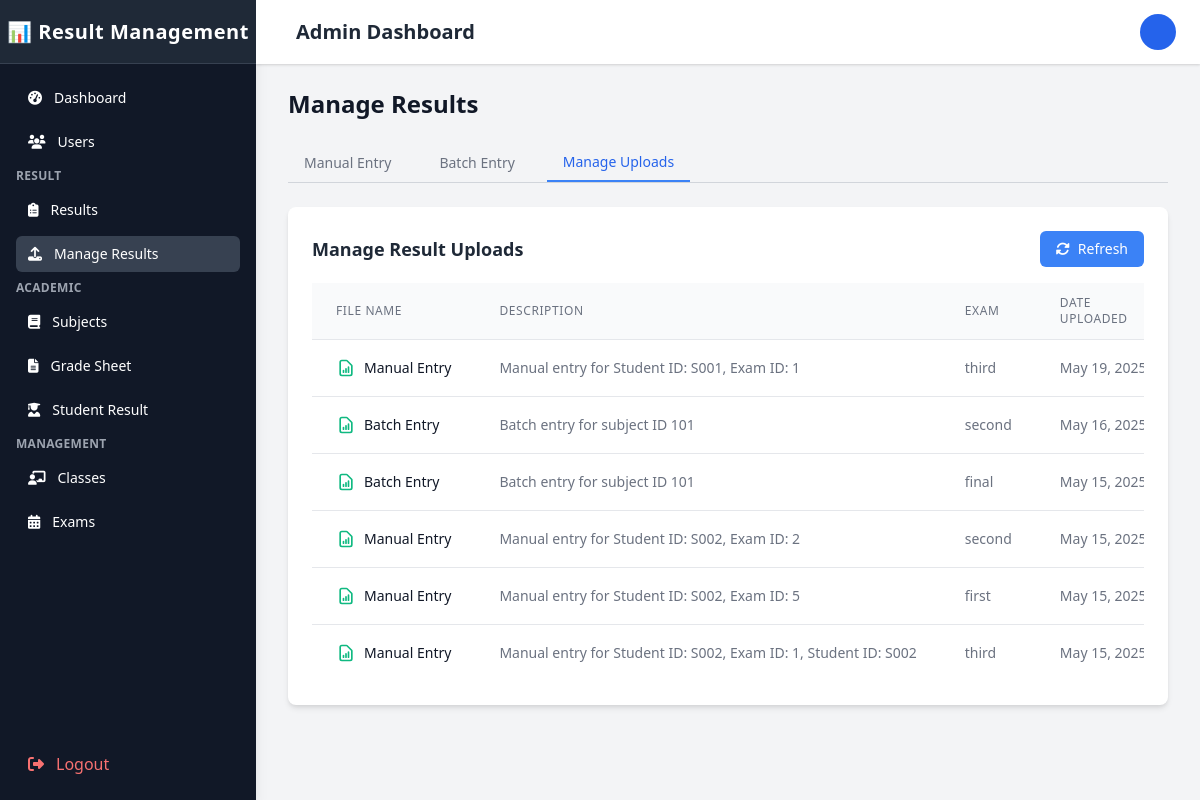
Before: /Admin/manage_results.php?tab=manage (signed in) with the older database file.
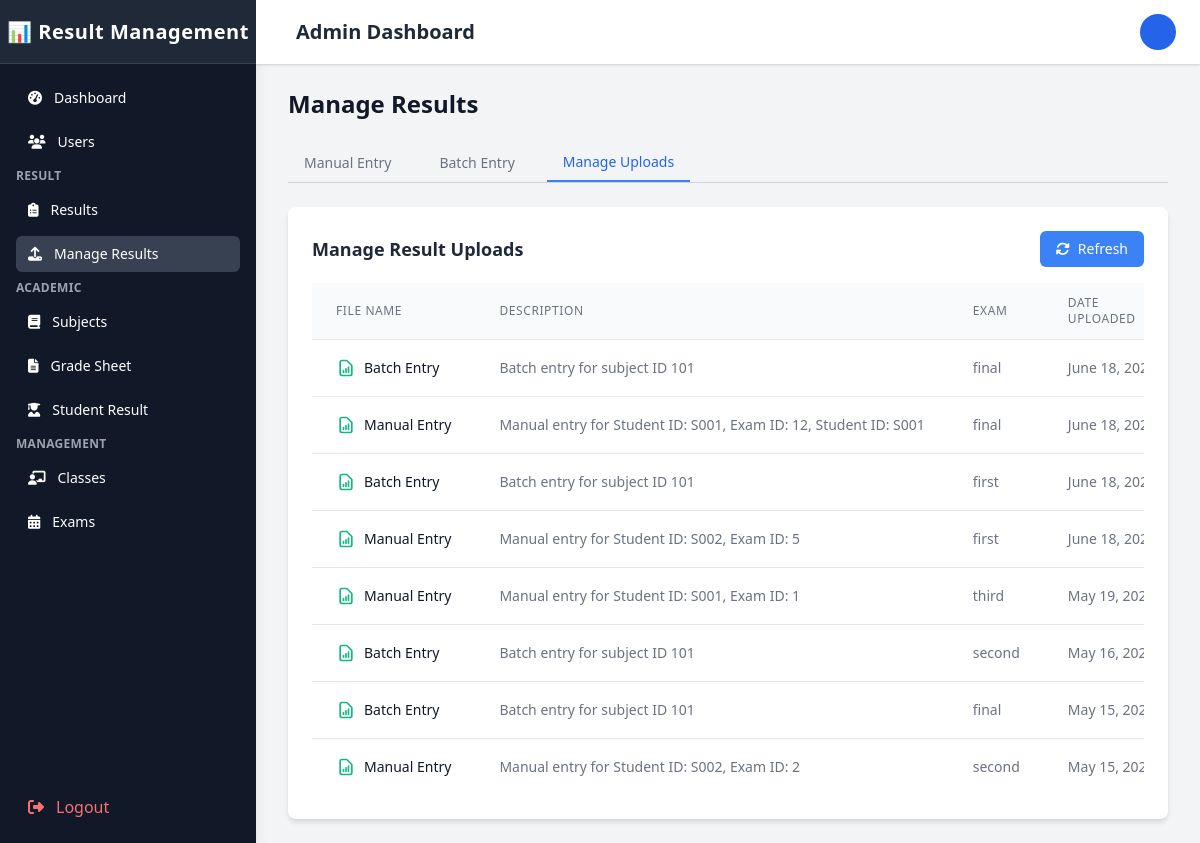
After: the same page with the newer database file.
### tables this page shows
CREATE TABLE `result_uploads` (
  `id` int(11) NOT NULL,
  `file_name` varchar(255) NOT NULL,
  `description` text DEFAULT NULL,
  `status` enum('Draft','Published','Archived','Error') NOT NULL DEFAULT 'Draft',
  `uploaded_by` int(11) NOT NULL,
  `upload_date` datetime NOT NULL,
  `student_count` int(11) NOT NULL DEFAULT 0,
  `success_count` int(11) NOT NULL DEFAULT 0,
  `error_count` int(11) NOT NULL DEFAULT 0,
  `error_details` text DEFAULT NULL,
  `is_manual_entry` tinyint(1) NOT NULL DEFAULT 0,
  `exam_id` int(11) DEFAULT NULL,
  `class_id` int(11) DEFAULT NULL,
  `created_at` timestamp NOT NULL DEFAULT current_timestamp(),
  `updated_at` timestamp NOT NULL DEFAULT current_timestamp() ON UPDATE current_timestamp()
);

CREATE TABLE `exams` (
  `exam_id` int(11) NOT NULL,
  `exam_name` varchar(100) NOT NULL,
  `exam_type` enum('midterm','final','quiz','assignment','project','other','First Terminal','Second Terminal','Third Terminal','Final Terminal') NOT NULL,
  `class_id` int(11) DEFAULT NULL,
  `start_date` date DEFAULT NULL,
  `end_date` date DEFAULT NULL,
  `total_marks` int(11) NOT NULL,
  `passing_marks` int(11) NOT NULL,
  `academic_year` varchar(20) NOT NULL,
  `description` text DEFAULT NULL,
  `status` enum('upcoming','ongoing','completed','cancelled') DEFAULT 'upcoming',
  `exam_date` date DEFAULT NULL,
  `is_active` tinyint(1) NOT NULL DEFAULT 1,
  `created_at` timestamp NOT NULL DEFAULT current_timestamp(),
  `updated_at` timestamp NOT NULL DEFAULT current_timestamp() ON UPDATE current_timestamp(),
  `results_published` tinyint(1) NOT NULL DEFAULT 0 COMMENT 'Flag indicating if results are published (1) or not (0)'
);

### Admin/manage_results.php (the view, shortened to what this page needs)
<?php
$conn = new mysqli('localhost', 'root', '', 'result_management');
$uploadsQuery = "SELECT ru.*, u.full_name as uploaded_by_name, e.exam_name, c.class_name, c.section
                FROM result_uploads ru
                LEFT JOIN users u ON ru.uploaded_by = u.user_id
                LEFT JOIN exams e ON ru.exam_id = e.exam_id
                LEFT JOIN classes c ON ru.class_id = c.class_id
                ORDER BY ru.upload_date DESC";
$uploads = $conn->query($uploadsQuery);
$activeTab = isset($_GET['tab']) ? $_GET['tab'] : 'manual';
?>
<!DOCTYPE html>
<html lang="en">
<head>
    <link rel="stylesheet" href="https://cdnjs.cloudflare.com/ajax/libs/font-awesome/6.4.0/css/all.min.css">
    <script src="https://cdn.tailwindcss.com"></script>
</head>
<body class="bg-gray-100" id="body">
    <div class="flex h-screen overflow-hidden">
        <?php include 'sidebar.php'; ?>
        <div class="flex flex-col flex-1 w-0 overflow-hidden">
            <?php include 'topBar.php'; ?>
            <main class="flex-1 relative overflow-y-auto focus:outline-none">
                <div class="py-6">
                    <div class="max-w-7xl mx-auto px-4 sm:px-6 md:px-8">
                        <h1 class="text-2xl font-semibold text-gray-900">Manage Results</h1>
                        <div class="mb-6 mt-6">
                            <div class="border-b border-gray-300">
                                <nav class="flex space-x-4" role="tablist">
                                    <button onclick="showTab('manual')" id="tab-manual"
                                        class="tab-button px-4 py-2 text-sm font-medium transition-colors
                <?php echo $activeTab == 'manual' ? 'border-b-2 border-blue-500 text-blue-600' : 'border-transparent text-gray-500 hover:text-blue-500'; ?>">
                                        Manual Entry
                                    </button>
                                    <button onclick="showTab('batch')" id="tab-batch"
                                        class="tab-button px-4 py-2 text-sm font-medium transition-colors
                <?php echo $activeTab == 'batch' ? 'border-b-2 border-blue-500 text-blue-600' : 'border-transparent text-gray-500 hover:text-blue-500'; ?>">
                                        Batch Entry
                                    </button>
                                    <button onclick="showTab('manage')" id="tab-manage"
                                        class="tab-button px-4 py-2 text-sm font-medium transition-colors
                <?php echo $activeTab == 'manage' ? 'border-b-2 border-blue-500 text-blue-600' : 'border-transparent text-gray-500 hover:text-blue-500'; ?>">
                                        Manage Uploads
                                    </button>
                                </nav>
                            </div>
                        </div>
                        <div id="content-manage" class="tab-content <?php echo $activeTab == 'manage' ? 'active' : ''; ?>">
                            <div class="bg-white rounded-lg shadow-md overflow-hidden">
                                <div class="p-6">
                                    <div class="flex justify-between items-center mb-4">
                                        <h2 class="text-lg font-semibold text-gray-800">Manage Result Uploads</h2>
                                        <a href="?tab=manage" class="bg-blue-500 hover:bg-blue-600 text-white px-4 py-2 rounded-md text-sm">
                                            <i class="fas fa-sync-alt mr-2"></i>Refresh
                                        </a>
                                    </div>
                                    <div class="overflow-x-auto">
                                        <table class="min-w-full divide-y divide-gray-200">
                                            <thead class="bg-gray-50">
                                                <tr>
                                                    <th scope="col" class="px-6 py-3 text-left text-xs font-medium text-gray-500 uppercase tracking-wider">
                                                        File Name
                                                    </th>
                                                    <th scope="col" class="px-6 py-3 text-left text-xs font-medium text-gray-500 uppercase tracking-wider">
                                                        Description
                                                    </th>
                                                    <th scope="col" class="px-6 py-3 text-left text-xs font-medium text-gray-500 uppercase tracking-wider">
                                                        Exam
                                                    </th>
                                                    <th scope="col" class="px-6 py-3 text-left text-xs font-medium text-gray-500 uppercase tracking-wider">
                                                        Date Uploaded
                                                    </th>
                                                </tr>
                                            </thead>
                                            <tbody class="bg-white divide-y divide-gray-200">
                                                <?php if ($uploads && $uploads->num_rows > 0): ?>
                                                    <?php while ($row = $uploads->fetch_assoc()): ?>
                                                        <tr>
                                                            <td class="px-6 py-4 whitespace-nowrap">
                                                                <div class="flex items-center">
                                                                    <span class="text-sm text-gray-900"><?php echo htmlspecialchars($row['file_name']); ?></span>
                                                                </div>
                                                            </td>
                                                            <td class="px-6 py-4 whitespace-nowrap text-sm text-gray-500">
                                                                <?php echo htmlspecialchars($row['description'] ?? 'N/A'); ?>
                                                            </td>
                                                            <td class="px-6 py-4 whitespace-nowrap text-sm text-gray-500">
                                                                <?php echo htmlspecialchars($row['exam_name'] ?? 'N/A'); ?>
                                                            </td>
                                                            <td class="px-6 py-4 whitespace-nowrap text-sm text-gray-500">
                                                                <?php echo date('F d, Y', strtotime($row['upload_date'])); ?>
                                                            </td>
                                                        </tr>
                                                    <?php endwhile; ?>
                                                <?php endif; ?>
                                            </tbody>
                                        </table>
                                    </div>
                                </div>
                            </div>
                        </div>
                    </div>
                </div>
            </main>
        </div>
    </div>
</body>
</html>

### Admin/sidebar.php
<?php
$current_page = basename($_SERVER['PHP_SELF']);
?>
<link rel="stylesheet" href="https://cdnjs.cloudflare.com/ajax/libs/font-awesome/6.5.0/css/all.min.css">
<link href="https://cdn.jsdelivr.net/npm/tailwindcss@2.2.19/dist/tailwind.min.css" rel="stylesheet">
<div class="hidden md:flex md:flex-shrink-0">
    <div class="flex flex-col w-64 bg-gray-900 text-white min-h-screen shadow-lg">
        <div class="flex items-center justify-center h-16 bg-gray-800 border-b border-gray-700">
            <span class="text-xl font-semibold tracking-wide">📊 Result Management</span>
        </div>
        <nav class="flex-1 overflow-y-auto px-4 py-4 space-y-2 text-sm font-medium">
            <a href="admin_dashboard.php" class="flex items-center gap-3 px-3 py-2 rounded-md transition hover:bg-gray-700 <?= ($current_page == 'admin_dashboard.php') ? 'bg-gray-700' : '' ?>">
                <i class="fas fa-tachometer-alt"></i> Dashboard
            </a>
              <a href="users.php" class="flex items-center gap-3 px-3 py-2 rounded-md transition hover:bg-gray-700 <?= ($current_page == 'users.php') ? 'bg-gray-700' : '' ?>">
                <i class="fas fa-users"></i> Users
            </a>
                        <div class="mt-6 text-xs font-semibold text-gray-400 uppercase tracking-wide">Result</div>
            <a href="result.php" class="flex items-center gap-3 px-3 py-2 rounded-md transition hover:bg-gray-700 <?= ($current_page == 'result.php') ? 'bg-gray-700' : '' ?>">
                <i class="fas fa-clipboard-list"></i> Results
            </a>
            <a href="manage_results.php" class="flex items-center gap-3 px-3 py-2 rounded-md transition hover:bg-gray-700 <?= ($current_page == 'manage_results.php') ? 'bg-gray-700' : '' ?>">
                <i class="fas fa-upload"></i> Manage Results
            </a>
            <div class="mt-6 text-xs font-semibold text-gray-400 uppercase tracking-wide">Academic</div>
            <a href="subject.php" class="flex items-center gap-3 px-3 py-2 rounded-md transition hover:bg-gray-700 <?= ($current_page == 'subject.php') ? 'bg-gray-700' : '' ?>">
                <i class="fas fa-book"></i> Subjects
            </a>
            <a href="grade_sheet.php" class="flex items-center gap-3 px-3 py-2 rounded-md transition hover:bg-gray-700 <?= ($current_page == 'grade_sheet.php') ? 'bg-gray-700' : '' ?>">
                <i class="fas fa-file-alt"></i> Grade Sheet
            </a>
            <a href="students_result.php" class="flex items-center gap-3 px-3 py-2 rounded-md transition hover:bg-gray-700 <?= ($current_page == 'students_result.php') ? 'bg-gray-700' : '' ?>">
                <i class="fas fa-user-graduate"></i> Student Result
            </a>
            <div class="mt-6 text-xs font-semibold text-gray-400 uppercase tracking-wide">Management</div>
            <a href="classes.php" class="flex items-center gap-3 px-3 py-2 rounded-md transition hover:bg-gray-700 <?= ($current_page == 'classes.php') ? 'bg-gray-700' : '' ?>">
                <i class="fas fa-chalkboard-teacher"></i> Classes
            </a>
            <a href="exams.php" class="flex items-center gap-3 px-3 py-2 rounded-md transition hover:bg-gray-700 <?= ($current_page == 'exams.php') ? 'bg-gray-700' : '' ?>">
                <i class="fas fa-calendar-alt"></i> Exams
            </a>
        </nav>
        <div class="px-4 pb-4">
            <a href="../login.php" class="flex items-center gap-3 px-3 py-2 rounded-md text-red-400 hover:text-white hover:bg-red-600 transition">
                <i class="fas fa-sign-out-alt"></i> Logout
            </a>
        </div>
    </div>
</div>

### Admin/topBar.php (shortened to what this page needs)
<link href="https://cdn.jsdelivr.net/npm/tailwindcss@2.2.19/dist/tailwind.min.css" rel="stylesheet">
<div class="relative z-10 flex-shrink-0 flex h-16 bg-white dark:bg-gray-900 shadow px-4 md:px-6">
    <div class="flex-1 flex items-center justify-between ml-4">
        <h1 class="text-xl font-semibold text-gray-800 dark:text-gray-100">Admin Dashboard</h1>
        <div class="flex items-center space-x-4">
            <div class="relative" id="profile-menu">
                <button class="flex items-center justify-center h-9 w-9 rounded-full bg-blue-600 text-white focus:outline-none" id="profile-button">
                </button>
            </div>
        </div>
    </div>
</div>

### Admin/manage_results.php (style rules this page uses)
.tab-button { @apply px-4 py-2 text-sm font-medium text-gray-500 hover:text-gray-700 hover:border-gray-300; }
.tab-content { display: none; }
.tab-content.active { display: block; }

Changed rows visible on the page:
removed result_uploads: file_name "Manual Entry", description "Manual entry for Student ID: S002, Exam ID: 5", exam.exam_name "first", upload_date "May 15,…"
removed result_uploads: file_name "Manual Entry", description "Manual entry for Student ID: S002, Exam ID: 1, Student ID: S002", exam.exam_name "third", upload_date "May 15,…"
added result_uploads: file_name "Batch Entry", description "Batch entry for subject ID 101", exam.exam_name "final", upload_date "June 18,…"
added result_uploads: file_name "Manual Entry", description "Manual entry for Student ID: S001, Exam ID: 12, Student ID: S001", exam.exam_name "final", upload_date "June 18,…"
added result_uploads: file_name "Batch Entry", description "Batch entry for subject ID 101", exam.exam_name "first", upload_date "June 18,…"
added result_uploads: file_name "Manual Entry", description "Manual entry for Student ID: S002, Exam ID: 5", exam.exam_name "first", upload_date "June 18,…"
